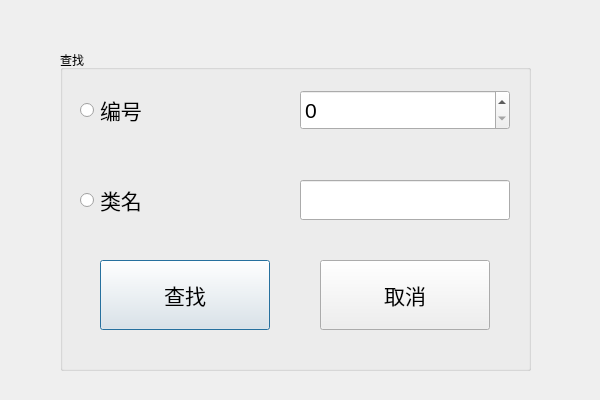
<?xml version="1.0" encoding="UTF-8"?>
<ui version="4.0">
 <class>FindForClass</class>
 <widget class="QDialog" name="FindForClass">
  <property name="geometry">
   <rect>
    <x>0</x>
    <y>0</y>
    <width>600</width>
    <height>400</height>
   </rect>
  </property>
  <property name="windowTitle">
   <string/>
  </property>
  <widget class="QGroupBox" name="groupBox">
   <property name="geometry">
    <rect>
     <x>60</x>
     <y>50</y>
     <width>471</width>
     <height>321</height>
    </rect>
   </property>
   <property name="title">
    <string>查找</string>
   </property>
   <widget class="QRadioButton" name="radioButton">
    <property name="geometry">
     <rect>
      <x>20</x>
      <y>40</y>
      <width>121</width>
      <height>40</height>
     </rect>
    </property>
    <property name="font">
     <font>
      <pointsize>16</pointsize>
     </font>
    </property>
    <property name="text">
     <string>编号</string>
    </property>
    <property name="checkable">
     <bool>true</bool>
    </property>
    <property name="checked">
     <bool>false</bool>
    </property>
   </widget>
   <widget class="QRadioButton" name="radioButton_2">
    <property name="geometry">
     <rect>
      <x>20</x>
      <y>130</y>
      <width>121</width>
      <height>40</height>
     </rect>
    </property>
    <property name="font">
     <font>
      <pointsize>16</pointsize>
     </font>
    </property>
    <property name="text">
     <string>类名</string>
    </property>
    <property name="checked">
     <bool>false</bool>
    </property>
   </widget>
   <widget class="QSpinBox" name="spinBox">
    <property name="geometry">
     <rect>
      <x>240</x>
      <y>40</y>
      <width>210</width>
      <height>40</height>
     </rect>
    </property>
    <property name="font">
     <font>
      <pointsize>16</pointsize>
     </font>
    </property>
    <property name="maximum">
     <number>9999999</number>
    </property>
   </widget>
   <widget class="QLineEdit" name="lineEdit">
    <property name="geometry">
     <rect>
      <x>240</x>
      <y>130</y>
      <width>210</width>
      <height>40</height>
     </rect>
    </property>
    <property name="font">
     <font>
      <pointsize>16</pointsize>
     </font>
    </property>
   </widget>
   <widget class="QPushButton" name="pushButton">
    <property name="geometry">
     <rect>
      <x>40</x>
      <y>210</y>
      <width>170</width>
      <height>70</height>
     </rect>
    </property>
    <property name="font">
     <font>
      <pointsize>16</pointsize>
     </font>
    </property>
    <property name="text">
     <string>查找</string>
    </property>
   </widget>
   <widget class="QPushButton" name="pushButton_2">
    <property name="geometry">
     <rect>
      <x>260</x>
      <y>210</y>
      <width>170</width>
      <height>70</height>
     </rect>
    </property>
    <property name="font">
     <font>
      <pointsize>16</pointsize>
     </font>
    </property>
    <property name="text">
     <string>取消</string>
    </property>
   </widget>
  </widget>
 </widget>
 <resources/>
 <connections/>
</ui>
